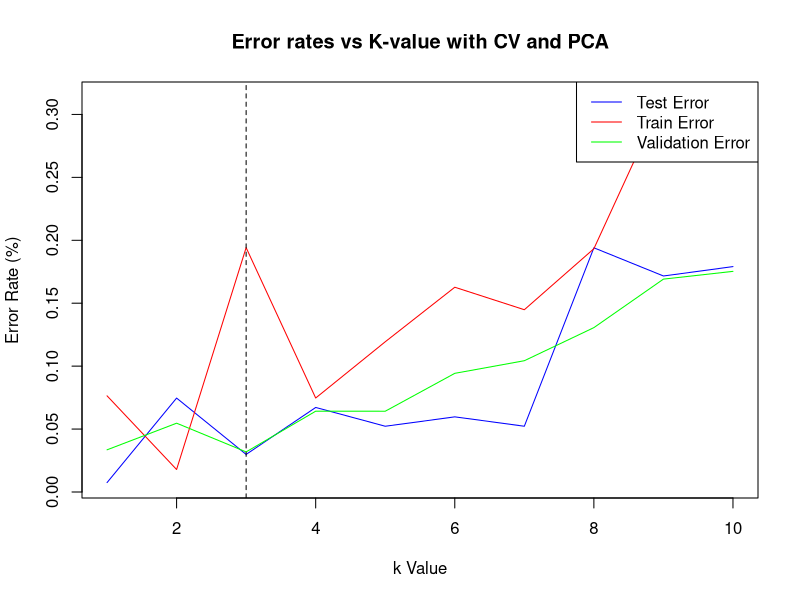

Write the R code that produced this figure.
library(palmerpenguins)
library(caTools)
library(class)
library(caret)
library(ggfortify)
data(penguins)

penguins <- na.omit(penguins)

set.seed(123)
training_rows <- sample(1:nrow(penguins), replace = F, size = nrow(penguins) * 0.6)


# Training set
train_penguins <- penguins[training_rows, -c(2, 8)]
train_label <- train_penguins$species
train_penguins <- scale(train_penguins[c("bill_length_mm", "bill_depth_mm", "flipper_length_mm", "body_mass_g")])


# Testing set
test_penguins <- penguins[-training_rows, -c(2, 8)]
test_penguins <- scale(test_penguins[c("bill_length_mm", "bill_depth_mm", "flipper_length_mm", "body_mass_g")])
test_label <- penguins[-training_rows, 1]

#PCA
pca_data <- prcomp(train_penguins, center = TRUE, scale. = TRUE)

#These were picked as they make up 97% of the cumlative proportion
rotate <- pca_data$rotation[, 1:3]
pca_train <- as.matrix(train_penguins) %*% (rotate)
pca_test <- as.matrix(test_penguins) %*% (rotate)

k <- 1:10
k_train_errors <- numeric(length(k))
k_test_errors <- numeric(length(k))
k_val_errors <- numeric(length(k))

for (i in 1:length(k)) {
    train_fold_errors <- numeric(10)
    val_fold_errors <- numeric(10)
    folds <- createFolds(train_label, k = 10)

    for (fold in 1:length(folds)) {
        train_idx <- unlist(folds[[fold]])
        val_idx <- setdiff(1:length(train_label), train_idx)

        X_train_fold <- pca_train[train_idx,]
        X_val_fold <- pca_train[val_idx,]
        y_train_fold <- train_label[train_idx]
        y_val_fold <- train_label[val_idx]

        knn <- train(
            x = X_train_fold,
            y = y_train_fold,
            method = "knn",
            tuneGrid = data.frame(k = k[i])
        )
        y_train_pred <- predict(knn, X_train_fold)
        y_val_pred <- predict(knn, X_val_fold)

        val_fold_errors[fold] <- (confusionMatrix(y_val_pred, y_val_fold)$overall["Accuracy"])
    }
    k_train_errors[i] <- 1 - mean(knn$results$Accuracy)
    k_test_errors[i] <- 1 - confusionMatrix(predict(knn, pca_test), as.factor(test_label$species))$overall["Accuracy"]
    k_val_errors[i] <- 1 - mean(val_fold_errors)
}
best_k <- which.min(k_val_errors)
knn_best <- train(
    x = pca_train,
    y = train_label,
    method = "knn",
    tuneGrid = data.frame(k = best_k)
)

y_min <- min(k_train_errors, k_test_errors)
y_max <- max(k_train_errors, k_test_errors)
plot(k, k_test_errors, type = "l", col = "blue", 
     xlab = "k Value", ylab = "Error Rate (%)", main = "Error rates vs K-value with CV and PCA", ylim = c(y_min, y_max))
lines(k, k_train_errors, col = "red")
lines(k, k_val_errors, col = "green")
legend("topright", legend = c("Test Error", "Train Error", "Validation Error"),
       col = c("blue", "red", "green"), lty = 1)
abline(v = best_k, col = "black", lty = 2)

test_predictions <- predict(knn_best, pca_test)
matrix <- confusionMatrix(data = test_predictions, reference = test_label$species)
precision <- mean(matrix$byClass[, "Pos Pred Value"])
recall <- mean(matrix$byClass[, "Recall"])
f1_score <- 2 * (precision * recall) / (precision + recall)
